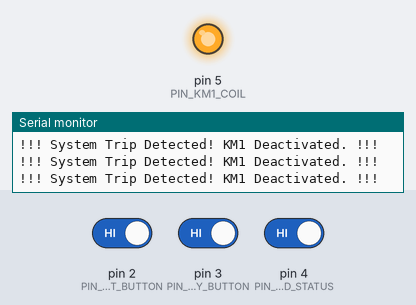
A sketch run on a simulated Arduino Uno, built with avr-gcc and run on an emulated ATmega328P. Shown: output pins drawn as LEDs (lit = HIGH), the last lines printed to the serial monitor. The test bench sets the inputs (shaded band); at power-on: pin 2 (PIN_START_BUTTON) HIGH, pin 3 (PIN_EMERGENCY_BUTTON) HIGH, pin 4 (PIN_OVERLOAD_STATUS) HIGH.

Above: at 1.2 s.
1.3 s: pin 2 (PIN_START_BUTTON) driven LOW and pin 3 (PIN_EMERGENCY_BUTTON) driven LOW and pin 4 (PIN_OVERLOAD_STATUS) driven LOW
At 2.5 s:
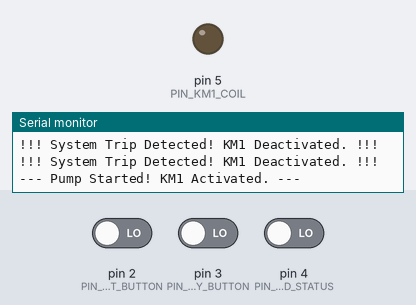
2.8 s: pin 3 (PIN_EMERGENCY_BUTTON) driven HIGH
At 3.9 s:
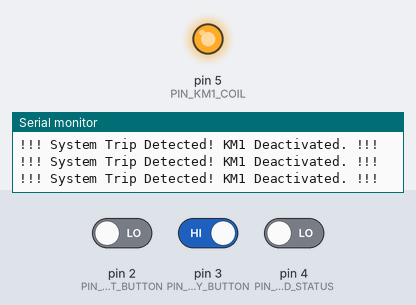
5.8 s: pin 3 (PIN_EMERGENCY_BUTTON) driven LOW
At 6.4 s:
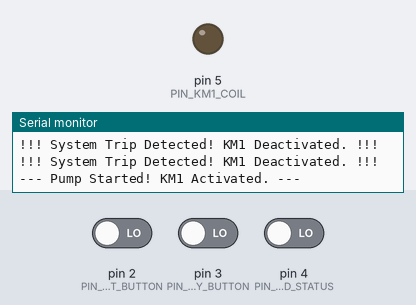
7.3 s: pin 4 (PIN_OVERLOAD_STATUS) driven HIGH
At 8.8 s:
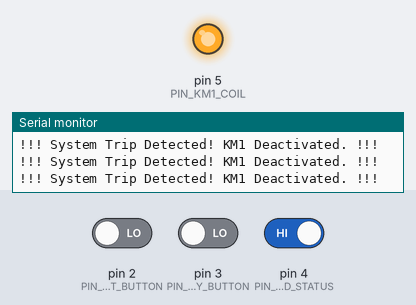
10.3 s: pin 4 (PIN_OVERLOAD_STATUS) driven LOW
At 10.7 s:
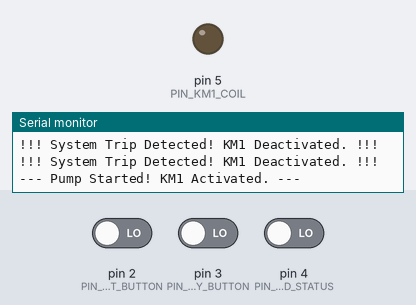
11.8 s: pin 3 (PIN_EMERGENCY_BUTTON) driven HIGH and pin 4 (PIN_OVERLOAD_STATUS) driven HIGH
At 13.1 s:
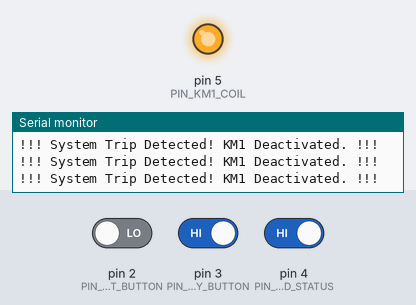
Timing chart, 0 to 14.8 s (numbered marks = the images above; inputs shaded):
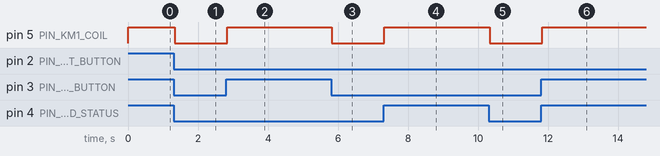

Measured:
- after the input at 1.3 s, pin 5 (PIN_KM1_COIL): HIGH → LOW at once
- after the input at 2.8 s, pin 5 (PIN_KM1_COIL): LOW → HIGH at once
- after the input at 5.8 s, pin 5 (PIN_KM1_COIL): HIGH → LOW at once
- after the input at 7.3 s, pin 5 (PIN_KM1_COIL): LOW → HIGH at once
- after the input at 10.3 s, pin 5 (PIN_KM1_COIL): HIGH → LOW at once
- after the input at 11.8 s, pin 5 (PIN_KM1_COIL): LOW → HIGH at once

The sketch:

lab8_pump_motor_simulation.ino
```cpp
// #include <Arduino.h> // ต้องรวมไลบรารี Arduino
// กำหนดขา Digital Input/Output (สมมติว่าใช้ขาเหล่านี้)

// --- INPUTS (สัญญาณรับเข้า) ---
const int PIN_START_BUTTON = 2;    // ขาสำหรับปุ่ม Start (NO)
const int PIN_EMERGENCY_BUTTON = 3; // ขาสำหรับปุ่ม Emergency (NC)
const int PIN_OVERLOAD_STATUS = 4;  // ขาสำหรับสถานะ Overload (LOW = OK, HIGH = Trip)

// --- OUTPUTS (สัญญาณจ่ายออก) ---
const int PIN_KM1_COIL = 5;        // ขาควบคุมขดลวดแมกเนติกคอนแทกเตอร์ KM1 (Active Low)

// ตัวแปรสถานะ (State Variables)
bool isRunning = false; // สถานะการทำงานของปั๊ม

void setup() {
  // 1. กำหนดโหมดขา (Pin Mode Setup)
  pinMode(PIN_START_BUTTON, INPUT_PULLUP); // ใช้ Internal Pull-up สำหรับปุ่มกด
  pinMode(PIN_EMERGENCY_BUTTON, INPUT_PULLUP);
  pinMode(PIN_OVERLOAD_STATUS, INPUT_PULLUP);
  pinMode(PIN_KM1_COIL, OUTPUT);

  // 2. การตั้งค่าความปลอดภัยเริ่มต้น (Safety Initialization)
  // กำหนดให้ Output ทั้งหมดเป็น HIGH เสมอ (Active Low Logic)
  // หมายความว่า: เมื่อเริ่มระบบ KM1 จะถูกตัดไฟ (OFF) ทันที
  digitalWrite(PIN_KM1_COIL, HIGH);
  Serial.begin(9600);
  Serial.println("System Initialized: KM1 is OFF (Safe State).");
}

void loop() {
  // 1. อ่านค่าสถานะอินพุต (Read Inputs)
  int startState = digitalRead(PIN_START_BUTTON);
  int emergencyState = digitalRead(PIN_EMERGENCY_BUTTON);
  int overloadState = digitalRead(PIN_OVERLOAD_STATUS);

  // 2. ตรวจสอบเงื่อนไขความปลอดภัย (Safety Check)
  // เงื่อนไขที่ 1: Overload ต้องไม่ Trip (Overload State ต้องเป็น LOW)
  // เงื่อนไขที่ 2: Emergency ต้องไม่ Trip (Emergency State ต้องเป็น LOW)
  // เงื่อนไขที่ 3: ต้องมีการกด Start (Start Button ต้องเป็น LOW เพราะใช้ PULLUP)

  bool canRun = (overloadState == LOW) && (emergencyState == LOW) && (startState == LOW);

  // 3. การตัดสินใจควบคุม (Control Logic)
  if (canRun && !isRunning) {
    // ถ้าทุกอย่างพร้อม และปั๊มยังไม่ทำงาน
    // 1. เปิดขดลวด KM1 (Active Low: ต้องส่ง LOW)
    digitalWrite(PIN_KM1_COIL, LOW);
    isRunning = true;
    Serial.println("--- Pump Started! KM1 Activated. ---");
  }
  else if (startState == HIGH && isRunning) {
    // ถ้าผู้ใช้ปล่อยปุ่ม Start (Start State กลับไป HIGH)
    // ระบบจะเข้าสู่ Self-Holding Logic (ใน PLC จริง หน้าสัมผัสช่วยจะทำงานแทน)
    // แต่ในโค้ดนี้ เราจะจำลองการหยุดเมื่อมีการกดปุ่ม Stop (สมมติว่ามีปุ่ม Stop แยก)
    // *ในทางปฏิบัติ: ต้องมีปุ่ม Stop แยกเพื่อตัดวงจร*
  }
  else if (overloadState == HIGH || emergencyState == HIGH) {
    // ถ้าเกิด Overload หรือ Emergency Trip
    // 1. ปิดขดลวด KM1 (Active Low: ส่ง HIGH)
    digitalWrite(PIN_KM1_COIL, HIGH);
    isRunning = false;
    Serial.println("!!! System Trip Detected! KM1 Deactivated. !!!");
  }
  // (ในโค้ดจริง ต้องเพิ่ม Logic สำหรับปุ่ม Stop เพื่อให้ระบบหยุดทำงาน)

  delay(50); // หน่วงเวลาเล็กน้อยเพื่อการอ่านค่าที่เสถียร
}
```
